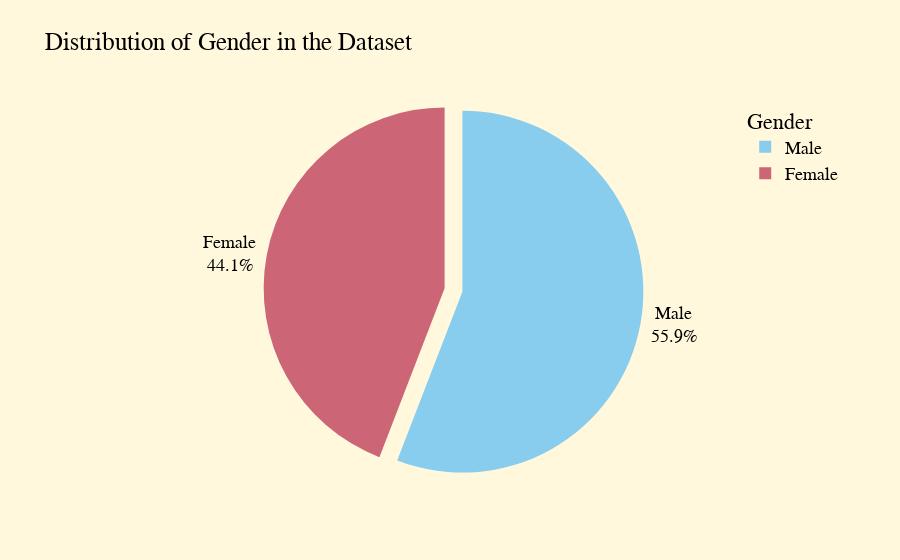

This figure's notebook cell:
### Code cell
byGender_count = veri['Gender'].value_counts().reset_index().rename(columns = {'Gender':'Count','index':'Gender'})

fig = px.pie(data_frame = byGender_count,
             values = 'Count',
             names = 'Gender',
             color_discrete_sequence = px.colors.qualitative.Safe,
             title = 'Distribution of Gender in the Dataset')

fig.update_traces(textposition ='outside',
                  textinfo = 'label+percent',
                  pull = [0.05] * 2)

fig.update_layout(paper_bgcolor = 'cornsilk',
                  legend_title = 'Gender',
                  uniformtext_minsize=18,
                  uniformtext_mode='hide',
                  font = dict(
                      family = "Courier New, monospace",
                      size = 18,
                      color = 'black'
                  ))

fig.show()

### Figure 1 — Plotly figure (JSON) as saved in the notebook; plotly's stock layout.template omitted (floating-point values rounded to 4 significant figures)
{"data": [{"domain": {"x": [0, 1], "y": [0, 1]}, "hovertemplate": "Gender=%{label}<br>Count=%{value}<extra></extra>", "labels": ["Male", "Female"], "legendgroup": "", "name": "", "pull": [0.05, 0.05], "showlegend": true, "textinfo": "label+percent", "textposition": "outside", "type": "pie", "values": [83800, 66200]}], "layout": {"font": {"color": "black", "family": "Courier New, monospace", "size": 18}, "legend": {"title": {"text": "Gender"}, "tracegroupgap": 0}, "paper_bgcolor": "cornsilk", "piecolorway": ["rgb(136, 204, 238)", "rgb(204, 102, 119)", "rgb(221, 204, 119)", "rgb(17, 119, 51)", "rgb(51, 34, 136)", "rgb(170, 68, 153)", "rgb(68, 170, 153)", "rgb(153, 153, 51)", "rgb(136, 34, 85)", "rgb(102, 17, 0)", "rgb(136, 136, 136)"], "title": {"text": "Distribution of Gender in the Dataset"}, "uniformtext": {"minsize": 18, "mode": "hide"}}}
